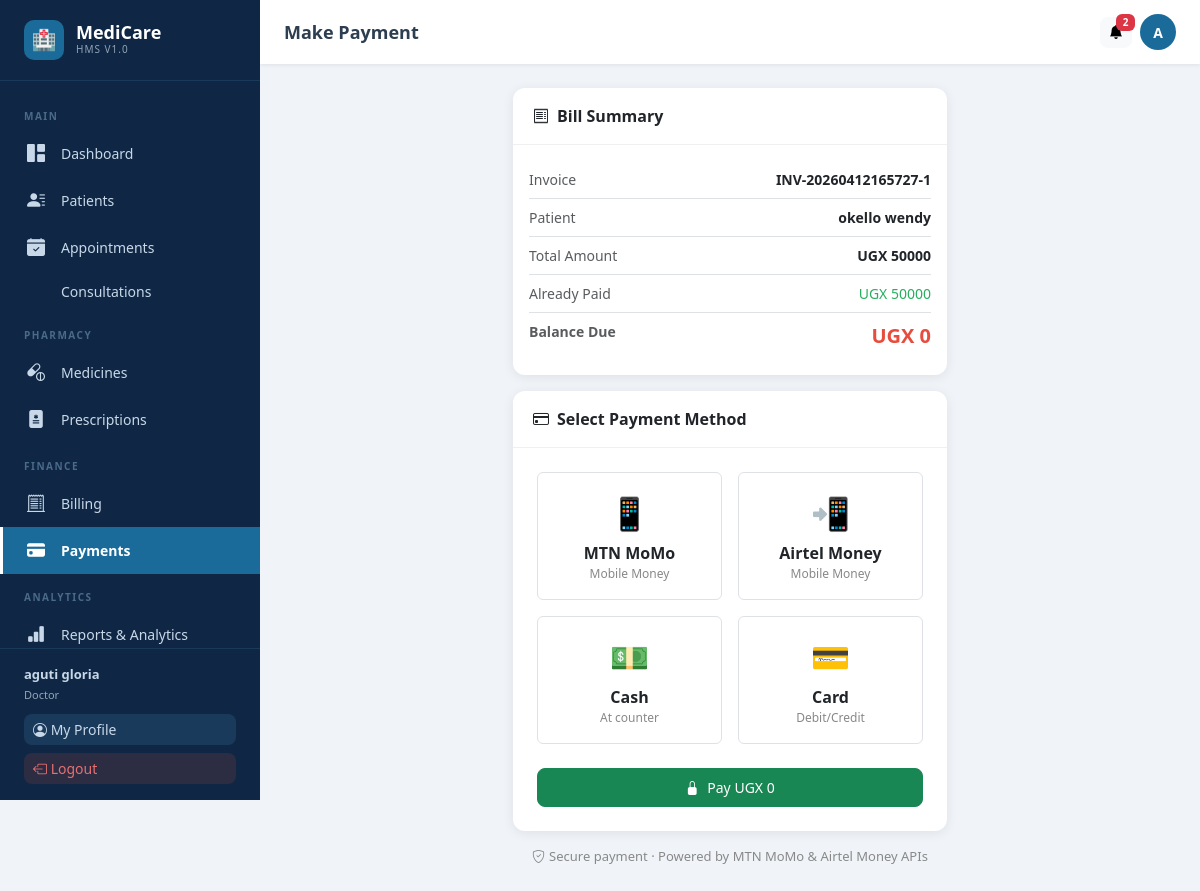
/payments/pay/1/ (signed in), run on the app's committed database.
### users/models.py (models this page shows, shortened)
class User(AbstractUser):
    ROLE_CHOICES = [
        ('admin', 'Admin'),
        ('doctor', 'Doctor'),
        ('nurse', 'Nurse'),
        ('patient', 'Patient'),
    ]
    role = models.CharField(max_length=20, choices=ROLE_CHOICES, default='patient')
    phone = models.CharField(max_length=20, blank=True)
    profile_pic = models.ImageField(upload_to='profiles/', blank=True, null=True)
    is_approved = models.BooleanField(default=True)
    created_at = models.DateTimeField(auto_now_add=True)

### billing/models.py (models this page shows, shortened)
class Bill(models.Model):
    STATUS_CHOICES = [('Pending','Pending'),('Partial','Partial'),('Paid','Paid'),('Cancelled','Cancelled'),('Overdue','Overdue')]
    patient = models.ForeignKey(Patient, on_delete=models.CASCADE, related_name='bills')
    date = models.DateTimeField(auto_now_add=True)
    due_date = models.DateField(null=True, blank=True)
    status = models.CharField(max_length=20, choices=STATUS_CHOICES, default='Pending')
    discount = models.DecimalField(max_digits=10, decimal_places=2, default=0)
    tax = models.DecimalField(max_digits=10, decimal_places=2, default=0)
    notes = models.TextField(blank=True)
    created_by = models.ForeignKey(User, on_delete=models.SET_NULL, null=True)
    invoice_number = models.CharField(max_length=50, unique=True, blank=True)
    @property
    def subtotal(self):
        return sum(item.amount for item in self.items.all())
    @property
    def total(self):
        return self.subtotal + self.tax - self.discount
    @property
    def amount_paid(self):
        from payments.models import Payment
        paid = Payment.objects.filter(bill=self, status='Success').aggregate(total=models.Sum('amount'))
        return paid['total'] or 0
    @property
    def balance(self):
        return self.total - self.amount_paid
    class Meta: ordering = ['-date']

class BillItem(models.Model):
    ITEM_TYPES = [
        ('Consultation','Consultation'),('Appointment','Appointment'),
        ('Medicine','Medicine'),('Lab','Lab Test'),('Other','Other'),
    ]
    bill = models.ForeignKey(Bill, on_delete=models.CASCADE, related_name='items')
    item_type = models.CharField(max_length=20, choices=ITEM_TYPES, default='Other')
    description = models.CharField(max_length=200)
    quantity = models.IntegerField(default=1)
    unit_price = models.DecimalField(max_digits=10, decimal_places=2)
    amount = models.DecimalField(max_digits=10, decimal_places=2)

### patients/models.py (models this page shows, shortened)
class Patient(models.Model):
    BLOOD_TYPES = [('A+','A+'),('A-','A-'),('B+','B+'),('B-','B-'),('AB+','AB+'),('AB-','AB-'),('O+','O+'),('O-','O-')]
    STATUS_CHOICES = [('Active','Active'),('Discharged','Discharged'),('Transferred','Transferred'),('Deceased','Deceased')]
    GENDER_CHOICES = [('Male','Male'),('Female','Female'),('Other','Other')]
    user = models.OneToOneField(User, on_delete=models.SET_NULL, null=True, blank=True, related_name='patient_profile')
    name = models.CharField(max_length=200)
    age = models.IntegerField(default=0)
    gender = models.CharField(max_length=10, choices=GENDER_CHOICES, default='Male')
    phone = models.CharField(max_length=20, blank=True)
    address = models.TextField(blank=True)
    blood_type = models.CharField(max_length=5, choices=BLOOD_TYPES, blank=True)
    admission_date = models.DateField(auto_now_add=True)
    status = models.CharField(max_length=20, choices=STATUS_CHOICES, default='Active')
    emergency_contact = models.CharField(max_length=200, blank=True)
    emergency_phone = models.CharField(max_length=20, blank=True)
    allergies = models.TextField(blank=True)
    notes = models.TextField(blank=True)
    assigned_doctor = models.ForeignKey(User, on_delete=models.SET_NULL, null=True, blank=True, related_name='doctor_patients', limit_choices_to={'role': 'doctor'})
    created_at = models.DateTimeField(auto_now_add=True)
    updated_at = models.DateTimeField(auto_now=True)

### payments/views.py (the view, shortened to what this page needs)
# urls.py: path('pay/<int:bill_id>/', views.initiate_payment, name='initiate_payment'),
@login_required
def initiate_payment(request, bill_id):
    bill = get_object_or_404(Bill, pk=bill_id)
    if request.user.role == 'patient':
        try:
            if bill.patient != request.user.patient_profile:
                messages.error(request, 'Access denied.'); return redirect('billing:bill_list')
        except: messages.error(request, 'Access denied.'); return redirect('billing:bill_list')
    return render(request, 'payments/initiate_payment.html', {'bill': bill})

### notifications/context_processors.py (called while the page is built)
def unread_notifications(request):
    if request.user.is_authenticated:
        from notifications.models import Notification
        count = Notification.objects.filter(recipient=request.user, is_read=False).count()
        return {'unread_notification_count': count}
    return {'unread_notification_count': 0}

### templates/payments/initiate_payment.html (shortened to what this page needs)
{% extends 'base.html' %}
{% block page_title %}Make Payment{% endblock %}
{% block content %}
<div class="row justify-content-center"><div class="col-lg-6">
<div class="card mb-3">
  <div class="card-header"><i class="bi bi-receipt me-2"></i>Bill Summary</div>
  <div class="card-body" style="font-size:14px">
    <div class="d-flex justify-content-between py-2 border-bottom"><span class="text-muted">Invoice</span><strong>{{ bill.invoice_number }}</strong></div>
    <div class="d-flex justify-content-between py-2 border-bottom"><span class="text-muted">Patient</span><strong>{{ bill.patient.name }}</strong></div>
    <div class="d-flex justify-content-between py-2 border-bottom"><span class="text-muted">Total Amount</span><strong>UGX {{ bill.total|floatformat:0 }}</strong></div>
    <div class="d-flex justify-content-between py-2 border-bottom"><span class="text-muted">Already Paid</span><span style="color:#27ae60">UGX {{ bill.amount_paid|floatformat:0 }}</span></div>
    <div class="d-flex justify-content-between py-2"><span class="text-muted fw-bold">Balance Due</span><span style="color:#e74c3c;font-size:20px;font-weight:700">UGX {{ bill.balance|floatformat:0 }}</span></div>
  </div>
</div>
<div class="card">
  <div class="card-header"><i class="bi bi-credit-card me-2"></i>Select Payment Method</div>
  <div class="card-body p-4">
  <form method="post" id="payForm">{% csrf_token %}
    <div class="row g-3 mb-4">
      <div class="col-6">
        <label class="method-card p-3 border rounded text-center d-block cursor-pointer" style="cursor:pointer" for="mtn">
          <div style="font-size:32px">📱</div>
          <div style="font-weight:600;margin-top:4px">MTN MoMo</div>
          <div style="font-size:12px;color:#888">Mobile Money</div>
        </label>
      </div>
      <div class="col-6">
        <label class="method-card p-3 border rounded text-center d-block" style="cursor:pointer" for="airtel">
          <div style="font-size:32px">📲</div>
          <div style="font-weight:600;margin-top:4px">Airtel Money</div>
          <div style="font-size:12px;color:#888">Mobile Money</div>
        </label>
      </div>
      <div class="col-6">
        <label class="method-card p-3 border rounded text-center d-block" style="cursor:pointer" for="cash">
          <div style="font-size:32px">💵</div>
          <div style="font-weight:600;margin-top:4px">Cash</div>
          <div style="font-size:12px;color:#888">At counter</div>
        </label>
      </div>
      <div class="col-6">
        <label class="method-card p-3 border rounded text-center d-block" style="cursor:pointer" for="card">
          <div style="font-size:32px">💳</div>
          <div style="font-weight:600;margin-top:4px">Card</div>
          <div style="font-size:12px;color:#888">Debit/Credit</div>
        </label>
      </div>
    </div>
    <div class="d-grid">
      <button type="submit" class="btn btn-success btn-lg"><i class="bi bi-lock-fill me-2"></i>Pay UGX {{ bill.balance|floatformat:0 }}</button>
    </div>
  </form>
  </div>
</div>
<div class="text-center mt-3" style="font-size:13px;color:#888"><i class="bi bi-shield-check me-1"></i>Secure payment &middot; Powered by MTN MoMo & Airtel Money APIs</div>
</div></div>
{% endblock %}

### templates/base.html (shortened to what this page needs)
<!DOCTYPE html>
<html lang="en">
<head>
{% load static %}
<link href="https://cdn.jsdelivr.net/npm/bootstrap@5.3.2/dist/css/bootstrap.min.css" rel="stylesheet">
<link href="https://cdn.jsdelivr.net/npm/bootstrap-icons@1.11.3/font/bootstrap-icons.min.css" rel="stylesheet">
</head>
<body>
{% if user.is_authenticated %}
<aside class="sidebar" id="sidebar">
  <a href="{% url 'users:dashboard' %}" class="sidebar-brand">
    <div class="logo-icon">🏥</div>
    <div><div class="logo-text">MediCare</div><div class="logo-sub">HMS v1.0</div></div>
  </a>
  <nav class="sidebar-nav">
    <div class="nav-section-title">Main</div>
    <a href="{% url 'users:dashboard' %}" class="nav-link {% if request.resolver_match.url_name == 'dashboard' %}active{% endif %}">
      <i class="bi bi-grid-1x2-fill"></i> Dashboard
    </a>
    {% if user.role != 'patient' %}
    <a href="{% url 'patients:patient_list' %}" class="nav-link {% if 'patients' in request.path %}active{% endif %}">
      <i class="bi bi-person-lines-fill"></i> Patients
    </a>
    {% endif %}
    <a href="{% url 'appointments:appointment_list' %}" class="nav-link {% if 'appointments' in request.path and 'consultations' not in request.path %}active{% endif %}">
      <i class="bi bi-calendar-check-fill"></i> Appointments
    </a>
    <a href="{% url 'appointments:consultation_list' %}" class="nav-link {% if 'consultations' in request.path %}active{% endif %}">
       Consultations
    </a>
    <div class="nav-section-title">Pharmacy</div>
    <a href="{% url 'pharmacy:medicine_list' %}" class="nav-link {% if 'pharmacy' in request.path and 'prescriptions' not in request.path and 'orders' not in request.path %}active{% endif %}">
      <i class="bi bi-capsule-pill"></i> Medicines
    </a>
    <a href="{% url 'pharmacy:prescription_list' %}" class="nav-link {% if 'prescriptions' in request.path %}active{% endif %}">
      <i class="bi bi-file-medical-fill"></i> Prescriptions
    </a>
    <div class="nav-section-title">Finance</div>
    <a href="{% url 'billing:bill_list' %}" class="nav-link {% if 'billing' in request.path %}active{% endif %}">
      <i class="bi bi-receipt-cutoff"></i> Billing
    </a>
    <a href="{% url 'payments:payment_list' %}" class="nav-link {% if 'payments' in request.path %}active{% endif %}">
      <i class="bi bi-credit-card-fill"></i> Payments
    </a>
    {% if user.role == 'admin' or user.role == 'doctor' %}
    <div class="nav-section-title">Analytics</div>
    <a href="{% url 'reports:dashboard' %}" class="nav-link {% if 'reports' in request.path %}active{% endif %}">
      <i class="bi bi-bar-chart-fill"></i> Reports & Analytics
    </a>
    {% endif %}
  </nav>
  <div class="sidebar-footer">
    <div style="color:#c8d8e8;font-size:13px;margin-bottom:10px">
      <strong>{{ user.get_full_name|default:user.username }}</strong><br>
      <span style="opacity:.7;font-size:11px;text-transform:capitalize">{{ user.role }}</span>
    </div>
    <a href="{% url 'users:profile' %}" class="btn btn-sm mb-2" style="background:#1a3a5c;color:#c8d8e8;width:100%;text-align:left">
      <i class="bi bi-person-circle"></i> My Profile
    </a>
    <a href="{% url 'users:logout' %}" class="btn btn-sm" style="background:#e74c3c22;color:#e87070;width:100%;text-align:left">
      <i class="bi bi-box-arrow-left"></i> Logout
    </a>
  </div>
</aside>
<div class="topbar">
  <span class="page-title">{% block page_title %}Dashboard{% endblock %}</span>
  <div class="topbar-actions">
    <a href="{% url 'notifications:notification_list' %}" class="btn btn-light btn-sm position-relative" title="Notifications">
      <i class="bi bi-bell-fill"></i>
      {% if unread_notification_count > 0 %}
      <span class="badge bg-danger position-absolute" style="top:-4px;right:-4px;font-size:10px;min-width:18px">{{ unread_notification_count }}</span>
      {% endif %}
    </a>
    <a href="{% url 'users:profile' %}" class="topbar-avatar" title="My Profile">
      {{ user.first_name|first|upper|default:user.username|first|upper }}
    </a>
  </div>
</div>
<main class="main-wrapper">
{% endif %}
  {% block content %}{% endblock %}
{% if user.is_authenticated %}</main>{% endif %}
</body>
</html>

### templates/base.html (style rules this page uses)
:root { --primary:#1a6b9a;--primary-dark:#134f73;--primary-light:#e8f4fd; --sidebar-w:260px;--sidebar-bg:#0f2744;--sidebar-text:#c8d8e8; --sidebar-hover:#1a3a5c;--sidebar-active:#1a6b9a; --topbar-h:64px;--body-bg:#f0f4f8;--card-shadow:0 2px 12px rgba(0,0,0,.08); }
body { background:var(--body-bg);font-family:'Segoe UI',system-ui,sans-serif;margin:0;overflow-x:hidden }
.sidebar { position:fixed;top:0;left:0;height:100vh;width:var(--sidebar-w);background:var(--sidebar-bg);z-index:1000;display:flex;flex-direction:column;transition:transform .3s ease }
.sidebar-brand { padding:20px 24px;border-bottom:1px solid #1a3a5c;display:flex;align-items:center;gap:12px;color:#fff;text-decoration:none }
.sidebar-brand .logo-icon { width:40px;height:40px;background:var(--primary);border-radius:10px;display:flex;align-items:center;justify-content:center;font-size:20px;flex-shrink:0 }
.sidebar-brand .logo-text { font-size:18px;font-weight:700;line-height:1.1 }
.sidebar-brand .logo-sub { font-size:10px;color:var(--sidebar-text);opacity:.7;letter-spacing:1px;text-transform:uppercase }
.sidebar-nav { flex:1;overflow-y:auto;padding:12px 0 }
.nav-section-title { font-size:10px;font-weight:600;color:#4a6a8a;text-transform:uppercase;letter-spacing:1.5px;padding:16px 24px 6px }
.nav-link { display:flex;align-items:center;gap:12px;padding:10px 24px;color:var(--sidebar-text);text-decoration:none;font-size:14px;transition:all .2s;border-left:3px solid transparent }
.nav-link.active { background:var(--sidebar-active);color:#fff;border-left-color:#fff;font-weight:600 }
.nav-link .bi { font-size:18px;flex-shrink:0;width:22px }
.sidebar-footer { padding:16px 24px;border-top:1px solid #1a3a5c }
.topbar { position:fixed;top:0;left:var(--sidebar-w);right:0;height:var(--topbar-h);background:#fff;box-shadow:0 1px 4px rgba(0,0,0,.08);z-index:999;display:flex;align-items:center;padding:0 24px;gap:16px }
.topbar .page-title { font-size:18px;font-weight:600;color:#2c3e50;flex:1 }
.topbar .topbar-actions { display:flex;align-items:center;gap:8px }
.topbar-avatar { width:36px;height:36px;border-radius:50%;background:var(--primary);color:#fff;display:flex;align-items:center;justify-content:center;font-weight:600;font-size:14px;text-decoration:none }
.main-wrapper { margin-left:var(--sidebar-w);margin-top:var(--topbar-h);padding:24px;min-height:calc(100vh - var(--topbar-h)) }
.card { border:none;border-radius:12px;box-shadow:var(--card-shadow) }
.card-header { background:transparent;border-bottom:1px solid #f0f0f0;padding:16px 20px;font-weight:600 }
.btn { border-radius:8px;font-size:14px;font-weight:500 }

### data on the page
User: get_full_name "aguti gloria", role "Doctor", first_name|first "A"
Bill: invoice_number "INV-20260412165727-1", patient.name "okello wendy", total "50000", amount_paid "50000", balance "0"

### other printed values
{{ unread_notification_count }} "2"
